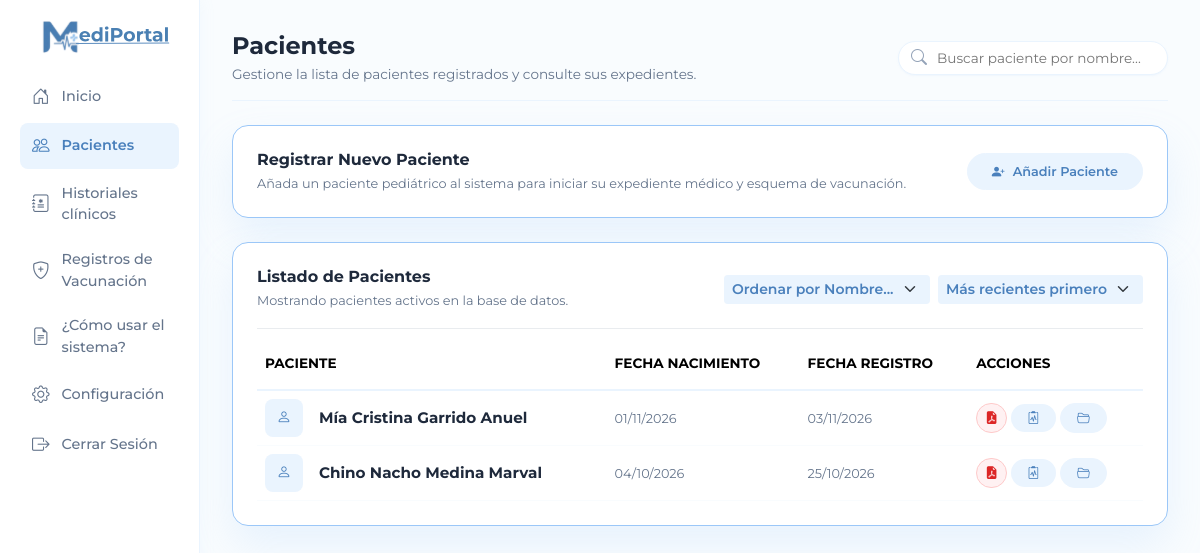
Page /pacientes.php on the committed database.
### tables this page shows
CREATE TABLE pacientes (
    id INT AUTO_INCREMENT PRIMARY KEY,
    uid_nfc VARCHAR(100) UNIQUE DEFAULT NULL,  
    primer_nombre VARCHAR(50) NOT NULL,
    segundo_nombre VARCHAR(50) DEFAULT NULL,
    primer_apellido VARCHAR(50) NOT NULL,
    segundo_apellido VARCHAR(50) DEFAULT NULL,
    fecha_nacimiento DATE NOT NULL,
    sexo ENUM('Masculino', 'Femenino') NOT NULL,
    lugar_nacimiento VARCHAR(150) NOT NULL,
    representante_id INT NOT NULL,
    activo TINYINT(1) DEFAULT 1,  
    created_at TIMESTAMP DEFAULT CURRENT_TIMESTAMP,
    CONSTRAINT fk_paciente_representante
        FOREIGN KEY (representante_id)
        REFERENCES representantes(id)
        ON DELETE RESTRICT ON UPDATE CASCADE
);

### procedures/utilidades.php (called while the page is built, shortened)
<?php
if (!function_exists('nombre_paciente')) {
    function nombre_paciente(array $paciente): string
    {
        $partes = [
            $paciente['primer_nombre'] ?? '',
            $paciente['segundo_nombre'] ?? '',
            $paciente['primer_apellido'] ?? '',
            $paciente['segundo_apellido'] ?? '',
        ];
        return trim(preg_replace('/\s+/', ' ', implode(' ', array_filter($partes))));
    }
}
if (!function_exists('obtener_antecedentes_paciente')) {
    function obtener_antecedentes_paciente(mysqli $mysqli, int $paciente_id): array
    {
        $resultado = [
            'emergencia' => [],
            'condiciones' => [],
            'grupo_sanguineo' => '',
            'otros' => [],
        ];
        try {
            $stmt = $mysqli->prepare("SELECT ca.nombre_antecedente, ca.es_critico, ca.categoria, pa.observacion_corta
                                      FROM paciente_antecedentes pa
                                      INNER JOIN cat_antecedentes ca ON ca.id = pa.antecedente_id
                                      WHERE pa.paciente_id = ?
                                      ORDER BY ca.es_critico DESC, ca.nombre_antecedente ASC");
            $stmt->bind_param('i', $paciente_id);
            $stmt->execute();
            $res = $stmt->get_result();
            while ($fila = $res->fetch_assoc()) {
                $nombre = $fila['nombre_antecedente'];
                $observacion = trim((string) ($fila['observacion_corta'] ?? ''));
                if (str_starts_with($nombre, 'Grupo Sanguíneo: ')) {
                    $resultado['grupo_sanguineo'] = trim(str_replace('Grupo Sanguíneo: ', '', $nombre));
                } elseif ($observacion === MEDIPORTAL_OTRO_ANTECEDENTE) {
                    $resultado['otros'][] = $nombre;
                } elseif ($observacion !== '') {
                    $resultado['otros'][] = $nombre . ' (' . $observacion . ')';
                } elseif ((int)$fila['es_critico'] === 1) {
                    $resultado['emergencia'][] = $nombre;
                } else {
                    $resultado['condiciones'][] = $nombre;
                }
            }
        } catch (Throwable $e) {
        }
        return $resultado;
    }
}
if (!function_exists('json_antecedentes_paciente')) {
    function json_antecedentes_paciente(mysqli $mysqli, int $paciente_id): string
    {
        $datos = obtener_antecedentes_paciente($mysqli, $paciente_id);
        return empaquetar_antecedentes(
            $datos['emergencia'],
            $datos['condiciones'],
            $datos['grupo_sanguineo'],
            $datos['otros']
        );
    }
}
if (!function_exists('empaquetar_antecedentes')) {
    function empaquetar_antecedentes(array $emergencia, array $condiciones, string $grupo_sanguineo, array $otros): string
    {
        $emergencia_limpia = [];
        foreach ($emergencia as $item) {
            $t = trim((string)$item);
            if ($t !== '' && !in_array($t, $emergencia_limpia, true)) {
                $emergencia_limpia[] = $t;
            }
        }
        $condiciones_limpias = [];
        foreach ($condiciones as $item) {
            $t = trim((string)$item);
            if ($t !== '' && !in_array($t, $condiciones_limpias, true)) {
                $condiciones_limpias[] = $t;
            }
        }
        $grupo_limpio = trim($grupo_sanguineo);
        $otros_limpios = [];
        if (empty($emergencia_limpia) && empty($condiciones_limpias) && $grupo_limpio === '' && empty($otros_limpios)) {
            return '';
        }
        return json_encode([
            'emergencia' => $emergencia_limpia,
            'condiciones' => $condiciones_limpias,
            'grupo_sanguineo' => $grupo_limpio,
            'otros' => $otros_limpios,
        ], JSON_UNESCAPED_UNICODE);
    }
}

### pacientes.php (the view, shortened to what this page needs)
<?php
include __DIR__ . '/templates/header.php';
include('procedures/utilidades.php');
$orden_fecha = $_GET['orden_fecha'] ?? 'DESC';
$orden_nombre = $_GET['orden_nombre'] ?? '';
$busqueda = $_GET['busqueda'] ?? '';
$sql = "SELECT id, primer_nombre, segundo_nombre, primer_apellido, segundo_apellido, fecha_nacimiento, created_at FROM pacientes WHERE activo = 1";
if (!empty($orden_nombre)) {
    $orden_nombre_clean = ($orden_nombre === 'DESC') ? 'DESC' : 'ASC';
    $sql .= " ORDER BY primer_nombre $orden_nombre_clean, primer_apellido $orden_nombre_clean";
} else {
    $orden_fecha_clean = ($orden_fecha === 'ASC') ? 'ASC' : 'DESC';
    $sql .= " ORDER BY created_at $orden_fecha_clean";
}
$resultado_pacientes = $mysqli->query($sql);
?>
<body class="cuerpo-dashboard">
    <div class="contenedor-fluid-personalizado">
        <div class="fila-principal">
            <?php include __DIR__ . '/templates/sidebar.php'; ?>
            <main class="col-md-9 col-lg-10 ms-sm-auto area-contenido">
                <header class="cabecera-principal flex-wrap gap-3">
                    <div>
                        <h2 class="titulo-pagina">Pacientes</h2>
                        <p class="subtitulo-pagina">Gestione la lista de pacientes registrados y consulte sus expedientes.</p>
                    </div>
                    <div class="acciones-cabecera">
                        <form method="GET" action="pacientes.php" class="d-flex align-items-center">
                            <div class="barra-busqueda">
                                <span class="icono-busqueda"><i class="bi bi-search"></i></span>
                                <input type="text" name="busqueda" class="input-busqueda" placeholder="Buscar paciente por nombre..." value="<?php echo htmlspecialchars($busqueda); ?>">
                            </div>
                        </form>
                    </div>
                </header>
                <div class="tarjeta-dashboard contenedor-seccion mb-4 h-auto" style="height: auto !important;">
                    <div class="d-flex flex-column flex-sm-row justify-content-between align-items-sm-center gap-3">
                        <div>
                            <h5 class="titulo-seccion-principal mb-1">Registrar Nuevo Paciente</h5>
                            <p class="descripcion-seccion mb-0">Añada un paciente pediátrico al sistema para iniciar su expediente médico y esquema de vacunación.</p>
                        </div>
                        <a href="nuevo_paciente.php" class="boton-secundario text-decoration-none d-inline-flex align-items-center justify-content-center gap-2 py-2 px-4 whitespace-nowrap">
                            <i class="bi bi-person-plus-fill"></i> Añadir Paciente
                        </a>
                    </div>
                </div>
                  <div class="tarjeta-dashboard contenedor-seccion h-auto" style="height: auto !important;">
                    <div class="encabezado-seccion flex-wrap gap-3 pb-3 mb-3 border-bottom border-light-subtle">
                        <div>
                            <h5 class="titulo-seccion-principal">Listado de Pacientes</h5>
                            <small class="descripcion-seccion">Mostrando pacientes activos en la base de datos.</small>
                        </div>
                        <form method="GET" action="pacientes.php" class="d-flex flex-wrap align-items-center gap-2">
                            <select name="orden_nombre" class="form-select form-select-sm border-0 shadow-none" style="background-color: #eaf4fe; color: #4a80bc; font-weight: 600; width: auto; cursor: pointer;" onchange="this.form.submit()">
                                <option value="">Ordenar por Nombre...</option>
                            </select>
                            <select name="orden_fecha" class="form-select form-select-sm border-0 shadow-none" style="background-color: #eaf4fe; color: #4a80bc; font-weight: 600; width: auto; cursor: pointer;" onchange="this.form.submit()">
                                <option value="DESC" <?php echo ($orden_fecha === 'DESC') ? 'selected' : ''; ?>>Más recientes primero</option>
                            </select>
                        </form>
                    </div>
                    <div class="table-responsive">
                        <table class="table table-hover align-middle mb-0">
                            <thead>
                                <tr style="border-bottom: 2px solid #eaf4fe; color: #64748b; font-size: 0.85rem;">
                                    <th scope="col" class="pb-3 fw-bold">PACIENTE</th>
                                    <th scope="col" class="pb-3 fw-bold">FECHA NACIMIENTO</th>
                                    <th scope="col" class="pb-3 fw-bold">FECHA REGISTRO</th>
                                    <th scope="col" class="pb-3 fw-bold">ACCIONES</th>
                                </tr>
                            </thead>
                            <tbody>
                                <?php if ($resultado_pacientes && $resultado_pacientes->num_rows > 0): ?>
                                    <?php while($paciente = $resultado_pacientes->fetch_assoc()): ?>
                                        <?php $antecedentes_json = json_antecedentes_paciente($mysqli, (int) $paciente['id']); ?>
                                        <tr class="elemento-item" style="border-bottom: 1px solid #f9fcfe;">
                                            <td>
                                                <div class="d-flex align-items-center">
                                                    <div class="icono-stat icono-azul me-3" style="width: 38px; height: 38px; font-size: 0.9rem;">
                                                        <i class="bi bi-person"></i>
                                                    </div>
                                                    <div>
                                                        <h6 class="nombre-item mb-0">
                                                            <?php echo htmlspecialchars($paciente['primer_nombre'] . ' ' . $paciente['segundo_nombre'] . ' ' . $paciente['primer_apellido'] . ' ' . $paciente['segundo_apellido']); ?>
                                                        </h6>
                                                    </div>
                                                </div>
                                            </td>
                                            <td>
                                                <span class="subtitulo-item">
                                                    <?php echo !empty($paciente['fecha_nacimiento']) ? date('d/m/Y', strtotime($paciente['fecha_nacimiento'])) : 'No registrada'; ?>
                                                </span>
                                            </td>
                                            <td>
                                                <span class="subtitulo-item">
                                                    <?php echo date('d/m/Y', strtotime($paciente['created_at'])); ?>
                                                </span>
                                            </td>
                                            <td>
                                                <div class="d-inline-flex align-items-center justify-content-end gap-1 flex-wrap">
                                                    <a href="descargar_expediente.php?id=<?php echo (int) $paciente['id']; ?>"
                                                       target="_blank"
                                                       class="boton-secundario text-decoration-none d-inline-flex align-items-center justify-content-center gap-1 py-1 px-2"
                                                       title="Descargar expediente médico en PDF"
                                                       style="font-size: 0.8rem; font-weight: 600; color: #dc2626 !important; background-color: #fff1f2; border-color: #fecaca;">
                                                        <i class="bi bi-file-earmark-pdf-fill"></i>
                                                    </a>
                                                    <button type="button"
                                                            class="boton-secundario text-decoration-none border-0 d-inline-flex align-items-center justify-content-center gap-1 py-1 px-3 btn-abrir-antecedentes"
                                                            data-id="<?php echo (int) $paciente['id']; ?>"
                                                            data-nombre="<?php echo htmlspecialchars(nombre_paciente($paciente), ENT_QUOTES, 'UTF-8'); ?>"
                                                            data-antecedentes="<?php echo htmlspecialchars($antecedentes_json, ENT_QUOTES, 'UTF-8'); ?>"
                                                            data-redirect="pacientes.php"
                                                            title="Gestionar antecedentes y datos de emergencia"
                                                            style="font-size: 0.8rem; font-weight: 600;">
                                                        <i class="bi bi-clipboard2-pulse"></i>
                                                    </button>
                                                    <a href="ver_paciente.php?id=<?php echo (int) $paciente['id']; ?>"
                                                       class="boton-secundario text-decoration-none d-inline-flex align-items-center justify-content-center gap-1 py-1 px-3"
                                                       style="font-size: 0.8rem; font-weight: 600;">
                                                        <i class="bi bi-folder2-open"></i>
                                                    </a>
                                                </div>
                                            </td>
                                        </tr>
                                    <?php endwhile; ?>
                                <?php endif; ?>
                            </tbody>
                        </table>
                    </div>
                </div>
            </main>
        </div>
    </div>
</body>
</html>

### rows in the picture
pacientes: primer_nombre+segundo_nombre+primer_apellido "Mía Cristina Garrido Anuel", fecha_nacimiento "01/11/2026", created_at "03/11/2026"
pacientes: primer_nombre+segundo_nombre+primer_apellido "Chino Nacho Medina Marval", fecha_nacimiento "04/10/2026", created_at "25/10/2026"
